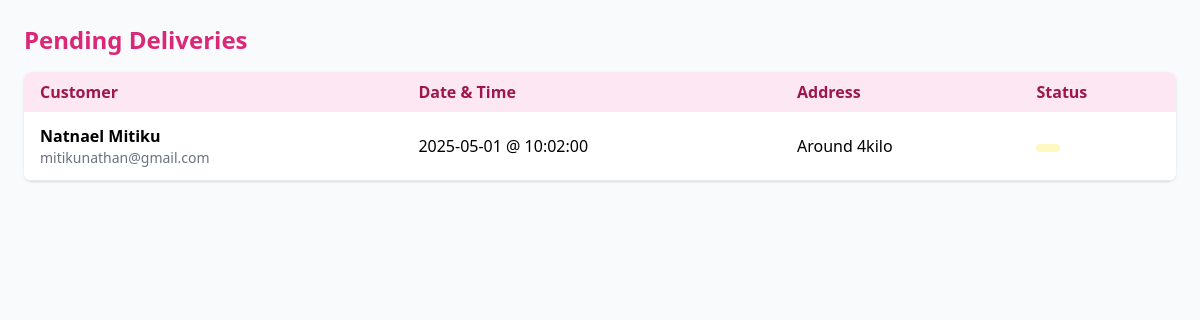
/pending_deliveries.php (signed in), run on the app's committed database.
### tables this page shows
CREATE TABLE `orderss` (
  `id` int(11) NOT NULL,
  `user_id` int(11) DEFAULT NULL,
  `order_date` date NOT NULL,
  `pickup_or_delivery` enum('pickup','delivery') NOT NULL,
  `delivery_address` text DEFAULT NULL,
  `required_time` time DEFAULT NULL,
  `status` enum('pending','completed') DEFAULT 'pending',
  `created_at` timestamp NOT NULL DEFAULT current_timestamp()
);

CREATE TABLE `userss` (
  `id` int(11) NOT NULL,
  `name` varchar(100) NOT NULL,
  `email` varchar(100) NOT NULL,
  `password` varchar(255) NOT NULL,
  `role` enum('admin','customer','delivery') DEFAULT 'customer',
  `created_at` timestamp NOT NULL DEFAULT current_timestamp()
);

### pending_deliveries.php (the view, shortened to what this page needs)
<?php
require 'includes/db.php';
$user_id = $_SESSION['user_id'];
$stmt = $pdo->prepare("
    SELECT o.*, u.name AS customer_name, u.email
    FROM orderss o
    JOIN userss u ON o.user_id = u.id
    WHERE o.pickup_or_delivery = 'delivery'
    AND o.status != 'completed'
    AND o.user_id = :user_id
    ORDER BY o.order_date, o.required_time
");
$stmt->bindParam(':user_id', $user_id, PDO::PARAM_INT);
$stmt->execute();
$orders = $stmt->fetchAll();
?>
<!DOCTYPE html>
<html lang="en">
<head>
    <script src="https://cdn.tailwindcss.com"></script>
</head>
<body class="bg-gray-50 p-4 md:p-6">
    <h2 class="text-xl md:text-2xl font-bold text-pink-600 mb-4">Pending Deliveries</h2>
    <div class="overflow-x-auto rounded-lg shadow">
        <table class="w-full bg-white">
            <thead class="bg-pink-100 text-pink-800">
                <tr>
                    <th class="px-3 py-2 md:px-4 md:py-2 text-left">Customer</th>
                    <th class="px-3 py-2 md:px-4 md:py-2 text-left hidden md:table-cell">Date & Time</th>
                    <th class="px-3 py-2 md:px-4 md:py-2 text-left hidden sm:table-cell">Address</th>
                    <th class="px-3 py-2 md:px-4 md:py-2 text-left">Status</th>
                </tr>
            </thead>
            <tbody>
                <?php foreach ($orders as $order): ?>
                    <tr class="border-b hover:bg-gray-50">
                        <td class="px-3 py-2 md:px-4 md:py-3">
                            <div class="font-semibold text-sm md:text-base"><?= htmlspecialchars($order['customer_name']) ?></div>
                            <div class="text-xs md:text-sm text-gray-500"><?= htmlspecialchars($order['email']) ?></div>
                        </td>
                        <td class="px-3 py-2 md:px-4 md:py-3 text-sm md:text-base hidden md:table-cell">
                            <?= $order['order_date'] ?> @ <?= $order['required_time'] ?>
                        </td>
                        <td class="px-3 py-2 md:px-4 md:py-3 text-sm md:text-base hidden sm:table-cell break-words">
                            <?= htmlspecialchars($order['delivery_address']) ?>
                        </td>
                        <td class="px-3 py-2 md:px-4 md:py-3">
                            <span class="inline-block bg-yellow-100 text-yellow-700 text-xs md:text-sm px-2 md:px-3 py-1 rounded">
                            </span>
                        </td>
                    </tr>
                <?php endforeach; ?>
            </tbody>
        </table>
    </div>
</body>
</html>

### data on the page
orderss: user.name "Natnael Mitiku", user.email "mitikunathan@gmail.com", order_date "2025-05-01", required_time "10:02:00", delivery_address "Around 4kilo"
